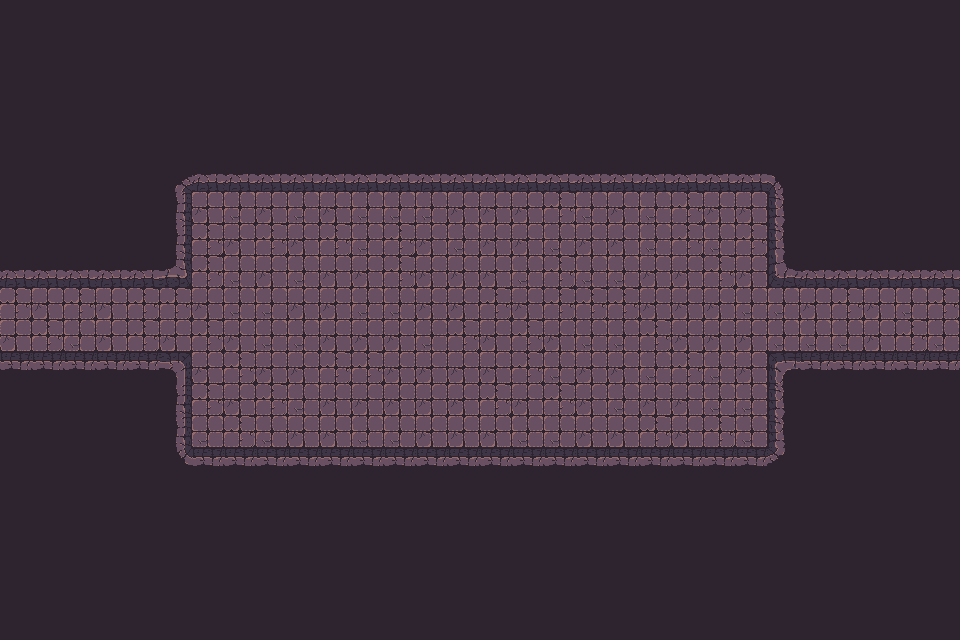

Rendered tile map (Tiled .tmx) drawn with the repository's tilesets; below, a short description and the full map source, tile grids included:
An orthogonal 30x20 tile map with 32x32 px tiles, 1 tile layer (Tile layer 1), 2 tilesets and 57 objects.

<map version="1.10" tiledversion="1.11.2" orientation="orthogonal" renderorder="right-down" width="30" height="20" tilewidth="32" tileheight="32" infinite="0" nextlayerid="3" nextobjectid="1">
    <tileset firstgid="1" name="Town Tileset" tilewidth="32" tileheight="32" tilecount="64" columns="8">
        <image source="../../../tiles/World H Tileset.png" trans="ff00ff" width="256" height="256" />
        <tile id="4">
            <objectgroup draworder="index" id="2">
                <object id="1" x="0" y="0" width="32" height="32" />
            </objectgroup>
        </tile>
        <tile id="5">
            <objectgroup draworder="index" id="2">
                <object id="1" x="0" y="0" width="32" height="32" />
            </objectgroup>
        </tile>
        <tile id="6">
            <objectgroup draworder="index" id="2">
                <object id="1" x="0" y="0" width="32" height="32" />
            </objectgroup>
        </tile>
        <tile id="7">
            <objectgroup draworder="index" id="2">
                <object id="1" x="0" y="0" width="32" height="32" />
            </objectgroup>
        </tile>
        <tile id="8">
            <objectgroup draworder="index" id="2">
                <object id="1" x="0" y="0" width="32" height="32" />
            </objectgroup>
        </tile>
        <tile id="10">
            <objectgroup draworder="index" id="2">
                <object id="1" x="0" y="32" width="32" height="0" />
            </objectgroup>
        </tile>
        <tile id="11">
            <objectgroup draworder="index" id="2">
                <object id="1" x="0" y="32" width="32" height="0" />
                <object id="2" x="32" y="0" width="0" height="32" />
            </objectgroup>
        </tile>
        <tile id="12">
            <objectgroup draworder="index" id="2">
                <object id="1" x="32" y="0" width="0" height="32" />
            </objectgroup>
        </tile>
        <tile id="13">
            <objectgroup draworder="index" id="2">
                <object id="1" x="0" y="32" width="32" height="0" />
                <object id="2" x="0" y="32" width="32" height="0" />
                <object id="3" x="0" y="0" width="0" height="32" />
            </objectgroup>
        </tile>
        <tile id="14">
            <objectgroup draworder="index" id="2">
                <object id="1" x="0" y="0" width="0" height="32" />
            </objectgroup>
        </tile>
        <tile id="16">
            <objectgroup draworder="index" id="2">
                <object id="1" x="0" y="0" width="32" height="32" />
            </objectgroup>
        </tile>
        <tile id="24">
            <objectgroup draworder="index" id="2">
                <object id="1" x="0" y="0" width="32" height="32" />
            </objectgroup>
        </tile>
    </tileset>
    <tileset firstgid="65" name="Dungeon Crawler Tileset" tilewidth="32" tileheight="32" tilecount="100" columns="10">
        <image source="../../../tiles/Dungeon_Tile.png" trans="" width="320" height="320" />
        <tile id="2">
            <objectgroup draworder="index" id="2">
                <object id="1" x="0" y="0" width="32" height="32" />
            </objectgroup>
        </tile>
        <tile id="3">
            <objectgroup draworder="index" id="2">
                <object id="1" x="0" y="0" width="32" height="32" />
            </objectgroup>
        </tile>
        <tile id="4">
            <objectgroup draworder="index" id="2">
                <object id="1" x="0" y="0" width="32" height="32" />
            </objectgroup>
        </tile>
        <tile id="5">
            <objectgroup draworder="index" id="2">
                <object id="1" x="0" y="0" width="32" height="32" />
            </objectgroup>
        </tile>
        <tile id="6">
            <objectgroup draworder="index" id="2">
                <object id="1" x="0" y="0" width="32" height="32" />
            </objectgroup>
        </tile>
        <tile id="8">
            <objectgroup draworder="index" id="2">
                <object id="1" x="0" y="0" width="32" height="32" />
            </objectgroup>
        </tile>
        <tile id="12">
            <objectgroup draworder="index" id="2">
                <object id="1" x="0" y="0" width="32" height="32" />
            </objectgroup>
        </tile>
        <tile id="13">
            <objectgroup draworder="index" id="2">
                <object id="1" x="0" y="0" width="32" height="32" />
            </objectgroup>
        </tile>
        <tile id="14">
            <objectgroup draworder="index" id="2">
                <object id="1" x="0" y="0" width="32" height="32" />
            </objectgroup>
        </tile>
        <tile id="15">
            <objectgroup draworder="index" id="2">
                <object id="1" x="0" y="0" width="32" height="32" />
            </objectgroup>
        </tile>
        <tile id="16">
            <objectgroup draworder="index" id="2">
                <object id="1" x="0" y="0" width="32" height="32" />
            </objectgroup>
        </tile>
        <tile id="18">
            <objectgroup draworder="index" id="2">
                <object id="1" x="0" y="0" width="32" height="32" />
            </objectgroup>
        </tile>
        <tile id="22">
            <objectgroup draworder="index" id="2">
                <object id="1" x="0" y="0" width="32" height="32" />
            </objectgroup>
        </tile>
        <tile id="23">
            <objectgroup draworder="index" id="2">
                <object id="1" x="0" y="0" width="32" height="32" />
            </objectgroup>
        </tile>
        <tile id="24">
            <objectgroup draworder="index" id="2">
                <object id="1" x="0" y="0" width="32" height="32" />
            </objectgroup>
        </tile>
        <tile id="25">
            <objectgroup draworder="index" id="2">
                <object id="1" x="0" y="0" width="32" height="32" />
            </objectgroup>
        </tile>
        <tile id="26">
            <objectgroup draworder="index" id="2">
                <object id="1" x="0" y="0" width="32" height="32" />
            </objectgroup>
        </tile>
        <tile id="28">
            <objectgroup draworder="index" id="2">
                <object id="1" x="0" y="0" width="32" height="32" />
            </objectgroup>
        </tile>
        <tile id="32">
            <objectgroup draworder="index" id="2">
                <object id="1" x="0" y="0" width="32" height="32" />
            </objectgroup>
        </tile>
        <tile id="33">
            <objectgroup draworder="index" id="2">
                <object id="1" x="0" y="0" width="32" height="32" />
            </objectgroup>
        </tile>
        <tile id="34">
            <objectgroup draworder="index" id="2">
                <object id="1" x="0" y="0" width="32" height="32" />
            </objectgroup>
        </tile>
        <tile id="35">
            <objectgroup draworder="index" id="2">
                <object id="1" x="0" y="0" width="32" height="32" />
            </objectgroup>
        </tile>
        <tile id="36">
            <objectgroup draworder="index" id="2">
                <object id="1" x="0" y="0" width="32" height="32" />
            </objectgroup>
        </tile>
        <tile id="38">
            <objectgroup draworder="index" id="2">
                <object id="1" x="0" y="0" width="32" height="32" />
            </objectgroup>
        </tile>
        <tile id="42">
            <objectgroup draworder="index" id="2">
                <object id="1" x="0" y="0" width="32" height="32" />
            </objectgroup>
        </tile>
        <tile id="43">
            <objectgroup draworder="index" id="2">
                <object id="1" x="0" y="0" width="32" height="32" />
            </objectgroup>
        </tile>
        <tile id="44">
            <objectgroup draworder="index" id="2">
                <object id="1" x="0" y="0" width="32" height="32" />
            </objectgroup>
        </tile>
        <tile id="45">
            <objectgroup draworder="index" id="2">
                <object id="1" x="0" y="0" width="32" height="32" />
            </objectgroup>
        </tile>
        <tile id="46">
            <objectgroup draworder="index" id="2">
                <object id="1" x="0" y="0" width="32" height="32" />
            </objectgroup>
        </tile>
        <tile id="48">
            <objectgroup draworder="index" id="2">
                <object id="1" x="0" y="0" width="32" height="32" />
            </objectgroup>
        </tile>
        <tile id="52">
            <objectgroup draworder="index" id="2">
                <object id="1" x="0" y="0" width="32" height="32" />
            </objectgroup>
        </tile>
        <tile id="53">
            <objectgroup draworder="index" id="2">
                <object id="1" x="0" y="0" width="32" height="32" />
            </objectgroup>
        </tile>
        <tile id="54">
            <objectgroup draworder="index" id="2">
                <object id="1" x="0" y="0" width="32" height="32" />
            </objectgroup>
        </tile>
        <tile id="55">
            <objectgroup draworder="index" id="2">
                <object id="1" x="0" y="0" width="32" height="32" />
            </objectgroup>
        </tile>
        <tile id="56">
            <objectgroup draworder="index" id="2">
                <object id="1" x="0" y="0" width="32" height="32" />
            </objectgroup>
        </tile>
        <tile id="58">
            <objectgroup draworder="index" id="2">
                <object id="1" x="0" y="0" width="32" height="32" />
            </objectgroup>
        </tile>
        <tile id="62">
            <objectgroup draworder="index" id="2">
                <object id="1" x="0" y="0" width="32" height="32" />
            </objectgroup>
        </tile>
        <tile id="63">
            <objectgroup draworder="index" id="2">
                <object id="1" x="0" y="0" width="32" height="32" />
            </objectgroup>
        </tile>
        <tile id="64">
            <objectgroup draworder="index" id="2">
                <object id="1" x="0" y="0" width="32" height="32" />
            </objectgroup>
        </tile>
        <tile id="65">
            <objectgroup draworder="index" id="2">
                <object id="1" x="0" y="0" width="32" height="32" />
            </objectgroup>
        </tile>
        <tile id="66">
            <objectgroup draworder="index" id="2">
                <object id="1" x="0" y="0" width="32" height="32" />
            </objectgroup>
        </tile>
        <tile id="68">
            <objectgroup draworder="index" id="2">
                <object id="1" x="0" y="0" width="32" height="32" />
            </objectgroup>
        </tile>
    </tileset>
    <layer id="1" name="Tile layer 1" width="30" height="20">
        <data encoding="csv">
122,122,122,122,122,122,122,122,122,122,122,122,122,122,122,122,122,122,122,122,122,122,122,122,122,122,122,122,122,122,
122,122,122,122,122,122,122,122,122,122,122,122,122,122,122,122,122,122,122,122,122,122,122,122,122,122,122,122,122,122,
122,122,122,122,122,122,122,122,122,122,122,122,122,122,122,122,122,122,122,122,122,122,122,122,122,122,122,122,122,122,
122,122,122,122,122,122,122,122,122,122,122,122,122,122,122,122,122,122,122,122,122,122,122,122,122,122,122,122,122,122,
122,122,122,122,122,122,122,122,122,122,122,122,122,122,122,122,122,122,122,122,122,122,122,122,122,122,122,122,122,122,
122,122,122,122,122,67,68,68,68,68,68,68,68,68,68,68,68,68,68,68,68,68,68,68,69,122,122,122,122,122,
122,122,122,122,122,77,75,66,75,66,75,66,66,66,75,75,75,65,66,75,66,65,75,75,79,122,122,122,122,122,
122,122,122,122,122,77,65,75,65,75,65,66,65,75,66,75,75,66,75,75,66,65,66,65,79,122,122,122,122,122,
68,68,68,68,68,103,65,66,75,66,75,75,65,75,75,75,66,65,66,66,75,75,65,75,100,68,68,68,68,68,
65,75,65,75,65,65,75,66,66,75,75,66,66,75,75,65,75,65,65,65,75,75,75,66,66,75,65,75,66,65,
75,65,66,75,65,75,65,75,66,66,75,75,75,66,65,75,65,75,66,66,65,75,75,75,66,66,66,75,65,66,
88,88,88,88,88,73,75,65,75,75,65,65,75,75,75,75,65,66,75,75,66,65,66,75,70,88,88,88,88,88,
122,122,122,122,122,77,65,75,65,66,75,75,75,75,75,65,75,65,75,66,75,75,66,66,79,122,122,122,122,122,
122,122,122,122,122,77,66,65,66,75,75,66,66,75,75,75,66,66,75,75,65,75,65,66,79,122,122,122,122,122,
122,122,122,122,122,87,88,88,88,88,88,88,88,88,88,88,88,88,88,88,88,88,88,88,89,122,122,122,122,122,
122,122,122,122,122,122,122,122,122,122,122,122,122,122,122,122,122,122,122,122,122,122,122,122,122,122,122,122,122,122,
122,122,122,122,122,122,122,122,122,122,122,122,122,122,122,122,122,122,122,122,122,122,122,122,122,122,122,122,122,122,
122,122,122,122,122,122,122,122,122,122,122,122,122,122,122,122,122,122,122,122,122,122,122,122,122,122,122,122,122,122,
122,122,122,122,122,122,122,122,122,122,122,122,122,122,122,122,122,122,122,122,122,122,122,122,122,122,122,122,122,122,
122,122,122,122,122,122,122,122,122,122,122,122,122,122,122,122,122,122,122,122,122,122,122,122,122,122,122,122,122,122
        </data>
    </layer>
</map>
